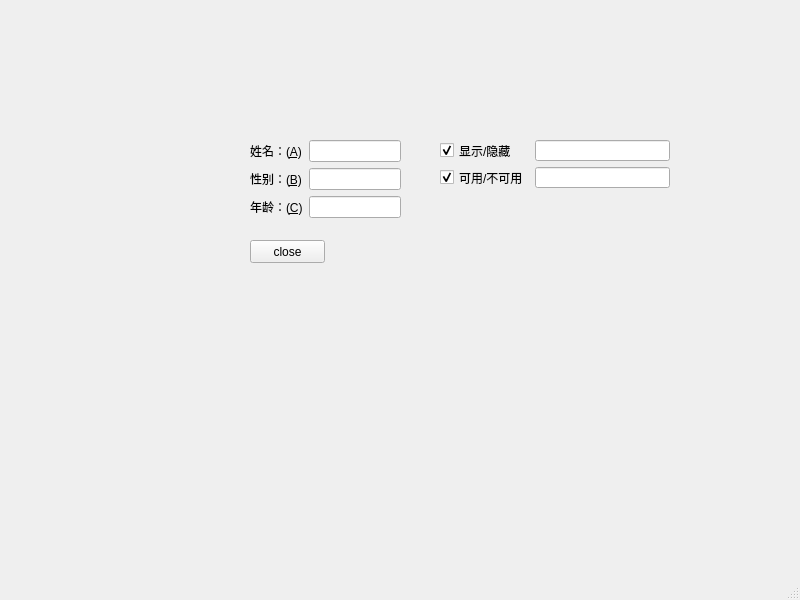
<?xml version="1.0" encoding="UTF-8"?>
<ui version="4.0">
 <class>MainWindow</class>
 <widget class="QMainWindow" name="MainWindow">
  <property name="geometry">
   <rect>
    <x>0</x>
    <y>0</y>
    <width>800</width>
    <height>600</height>
   </rect>
  </property>
  <property name="windowTitle">
   <string>MainWindow</string>
  </property>
  <widget class="QWidget" name="centralwidget">
   <widget class="QWidget" name="formLayoutWidget">
    <property name="geometry">
     <rect>
      <x>250</x>
      <y>140</y>
      <width>151</width>
      <height>81</height>
     </rect>
    </property>
    <layout class="QFormLayout" name="formLayout">
     <item row="0" column="0">
      <widget class="QLabel" name="label">
       <property name="text">
        <string>姓名：(&amp;A)</string>
       </property>
       <property name="buddy">
        <cstring>lineEdit</cstring>
       </property>
      </widget>
     </item>
     <item row="1" column="0">
      <widget class="QLabel" name="label_2">
       <property name="text">
        <string>性别：(&amp;B)</string>
       </property>
       <property name="buddy">
        <cstring>lineEdit_2</cstring>
       </property>
      </widget>
     </item>
     <item row="2" column="0">
      <widget class="QLabel" name="label_3">
       <property name="text">
        <string>年龄：(&amp;C)</string>
       </property>
       <property name="buddy">
        <cstring>lineEdit_3</cstring>
       </property>
      </widget>
     </item>
     <item row="0" column="1">
      <widget class="QLineEdit" name="lineEdit"/>
     </item>
     <item row="1" column="1">
      <widget class="QLineEdit" name="lineEdit_2"/>
     </item>
     <item row="2" column="1">
      <widget class="QLineEdit" name="lineEdit_3"/>
     </item>
    </layout>
   </widget>
   <widget class="QPushButton" name="pushButton">
    <property name="geometry">
     <rect>
      <x>250</x>
      <y>240</y>
      <width>75</width>
      <height>23</height>
     </rect>
    </property>
    <property name="text">
     <string>close</string>
    </property>
   </widget>
   <widget class="QWidget" name="">
    <property name="geometry">
     <rect>
      <x>440</x>
      <y>140</y>
      <width>230</width>
      <height>48</height>
     </rect>
    </property>
    <layout class="QGridLayout" name="gridLayout">
     <item row="0" column="0">
      <widget class="QCheckBox" name="checkBox">
       <property name="enabled">
        <bool>true</bool>
       </property>
       <property name="text">
        <string>显示/隐藏</string>
       </property>
       <property name="checkable">
        <bool>true</bool>
       </property>
       <property name="checked">
        <bool>true</bool>
       </property>
      </widget>
     </item>
     <item row="0" column="1">
      <widget class="QLineEdit" name="lineEdit_4"/>
     </item>
     <item row="1" column="0">
      <widget class="QCheckBox" name="checkBox_2">
       <property name="text">
        <string>可用/不可用</string>
       </property>
       <property name="checked">
        <bool>true</bool>
       </property>
      </widget>
     </item>
     <item row="1" column="1">
      <widget class="QLineEdit" name="lineEdit_5"/>
     </item>
    </layout>
   </widget>
  </widget>
  <widget class="QMenuBar" name="menubar">
   <property name="geometry">
    <rect>
     <x>0</x>
     <y>0</y>
     <width>800</width>
     <height>23</height>
    </rect>
   </property>
  </widget>
  <widget class="QStatusBar" name="statusbar"/>
 </widget>
 <tabstops>
  <tabstop>lineEdit_3</tabstop>
  <tabstop>lineEdit</tabstop>
  <tabstop>lineEdit_2</tabstop>
 </tabstops>
 <resources/>
 <connections>
  <connection>
   <sender>pushButton</sender>
   <signal>clicked()</signal>
   <receiver>MainWindow</receiver>
   <slot>close()</slot>
   <hints>
    <hint type="sourcelabel">
     <x>295</x>
     <y>275</y>
    </hint>
    <hint type="destinationlabel">
     <x>295</x>
     <y>314</y>
    </hint>
   </hints>
  </connection>
  <connection>
   <sender>checkBox</sender>
   <signal>toggled(bool)</signal>
   <receiver>lineEdit_4</receiver>
   <slot>setVisible(bool)</slot>
   <hints>
    <hint type="sourcelabel">
     <x>508</x>
     <y>173</y>
    </hint>
    <hint type="destinationlabel">
     <x>543</x>
     <y>173</y>
    </hint>
   </hints>
  </connection>
  <connection>
   <sender>checkBox_2</sender>
   <signal>toggled(bool)</signal>
   <receiver>lineEdit_5</receiver>
   <slot>setEnabled(bool)</slot>
   <hints>
    <hint type="sourcelabel">
     <x>492</x>
     <y>201</y>
    </hint>
    <hint type="destinationlabel">
     <x>548</x>
     <y>200</y>
    </hint>
   </hints>
  </connection>
 </connections>
</ui>
